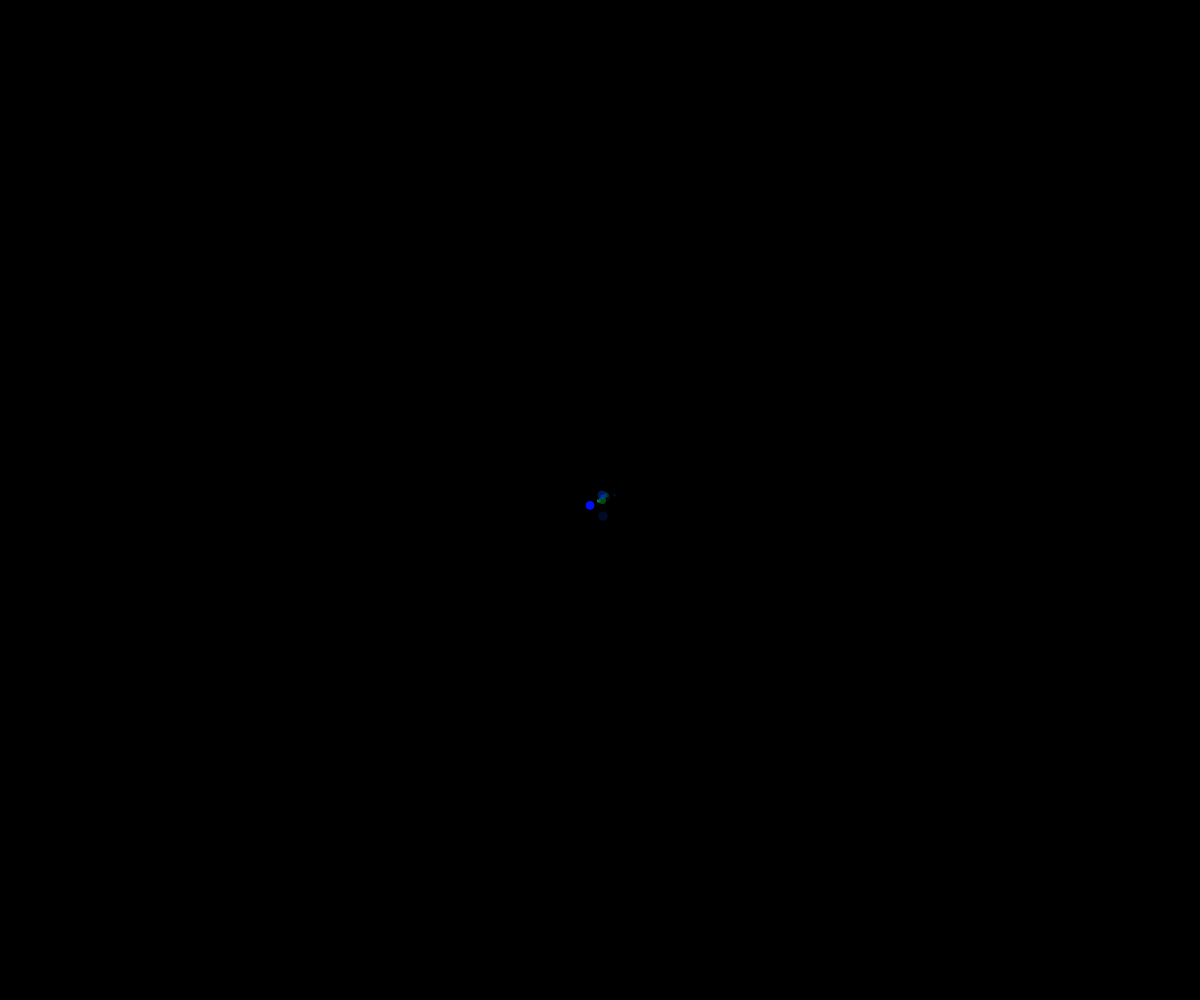
Frame 1 (no input)
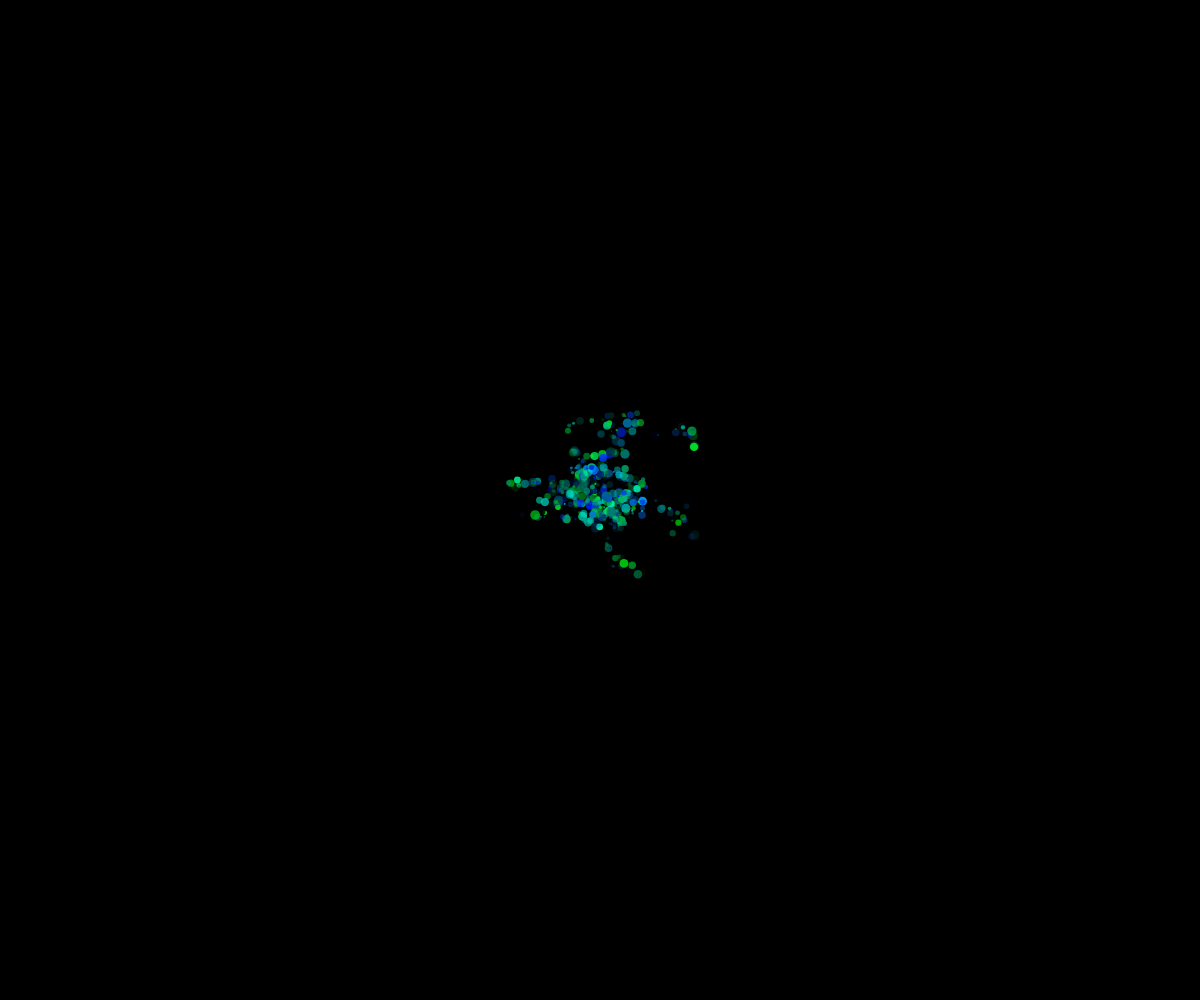
Frame 60 (no input)
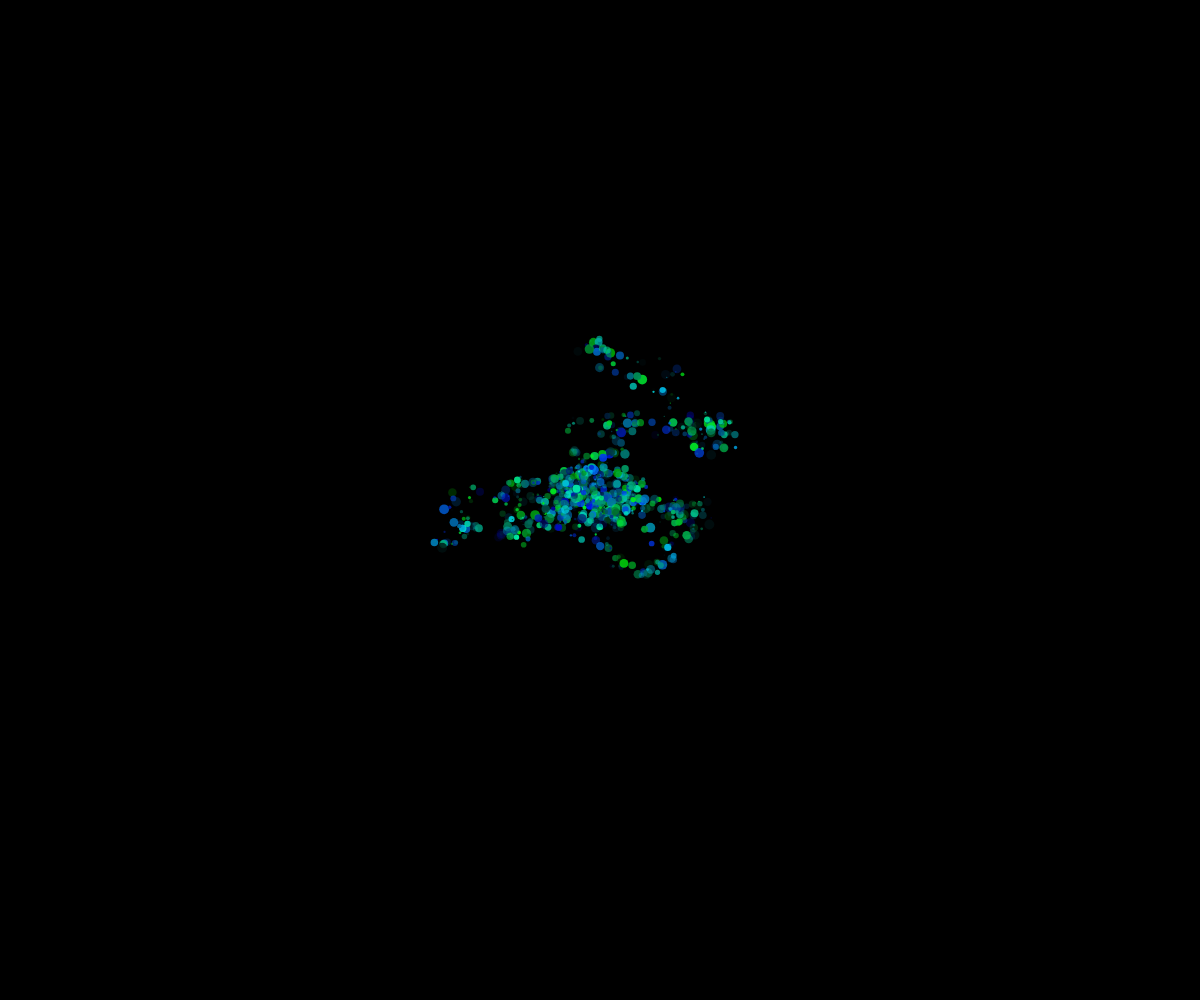
Frame 120 (the mouse pressed at the canvas centre since frame 60)

The p5.js sketch that drew these frames (run headless with seeded random() and noise() and a simulated clock; from frame 60 on, the mouse is pressed at the canvas centre):

// p5.js sketch
// ── sketch.js
let walkers = [];
let walker_count = 10;

function setup() {
    
   // put setup code here
  	createCanvas(windowWidth, windowHeight);
	for (let i = 0; i < walker_count; i++){
		walkers[i] = new Walker();
	}
 	
	background(0);
}

function draw() {
   // put drawing code here
	for (let walker of walkers){
        walker.stepsize_x = random(0,20);
        walker.stepsize_y = random(0,20);
        walker.strokeR = 0;
		walker.strokeG = random(255);
		walker.strokeB = random(255);
		walker.strokeAlpha = random(255);
		walker.strokeW = random(1,10);
		walker.stepsize = random(1, 50);
  		walker.step();
		walker.show();
	}
}

/*
Notes:
1. Clean up this code
2. Add basic explanation
3. Add more functionalities 
*/

// ── Walker.js
class Walker { 
   constructor() {
      this.x = width/2;
      this.y = height/2;
      this.stepsize_x = 1
      this.stepsize_y = 1
      this.strokeR,this.strokeG,this.strokeB,this.strokeAlpha = 255,255,255,255
      this.strokeW = 1
   }
   show() {
      stroke(this.strokeR,this.strokeG,this.strokeB,this.strokeAlpha);
      strokeWeight(this.strokeW)
      point(this.x, this.y)
   }
   step(){
      let stepsizeX = randomGaussian(this.stepsize_x,5);
      let stepsizeY = randomGaussian(this.stepsize_y,5);
      let prob1 = abs(randomGaussian(1,1));
      let prob2 = 1 - prob1;
      let r1 = random(1);
      let r2 = random(1);
      if (r1 < prob1){
         r1 = 1;
      }
      if (r2 < prob2){
         r2 = 1;
      }
      let xstep = stepsizeX*(random(-1*r1,1*r1));
      let ystep = stepsizeY*(random(-1*r2,1*r2));
      this.x += xstep;
      this.y += ystep;
   }
}
